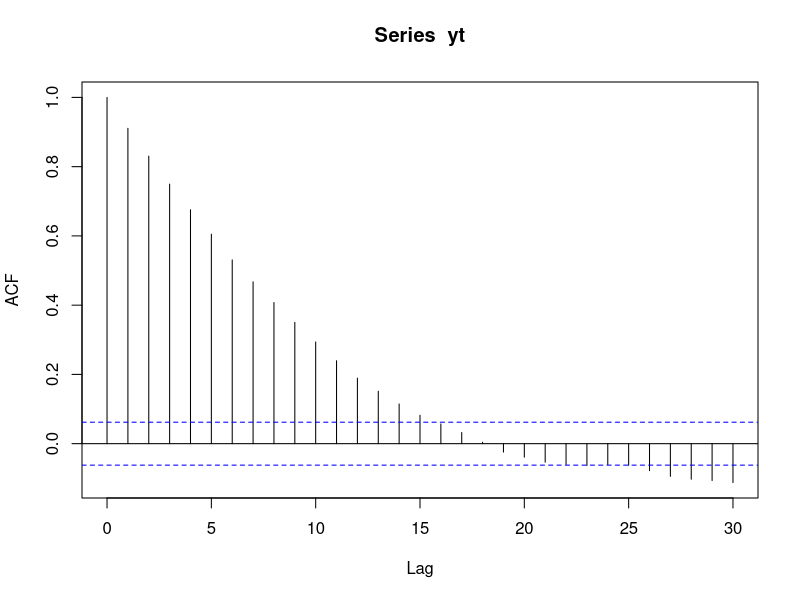
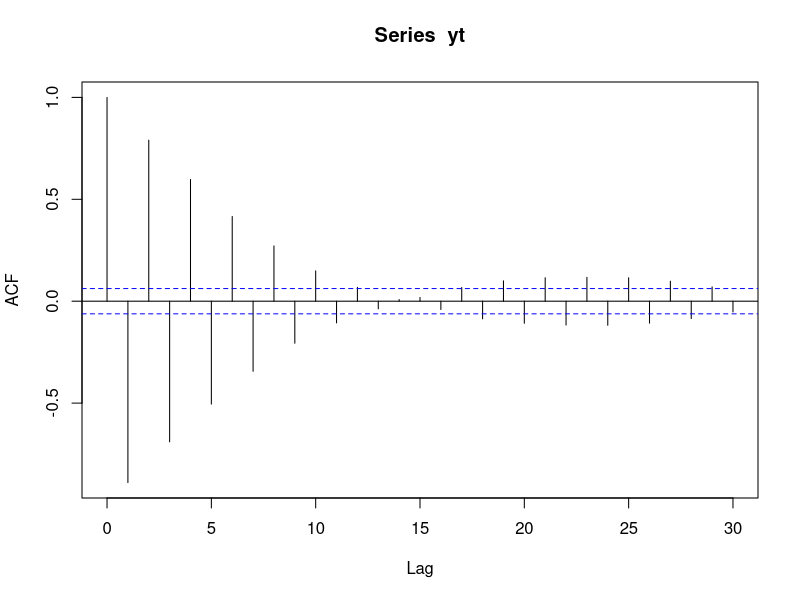
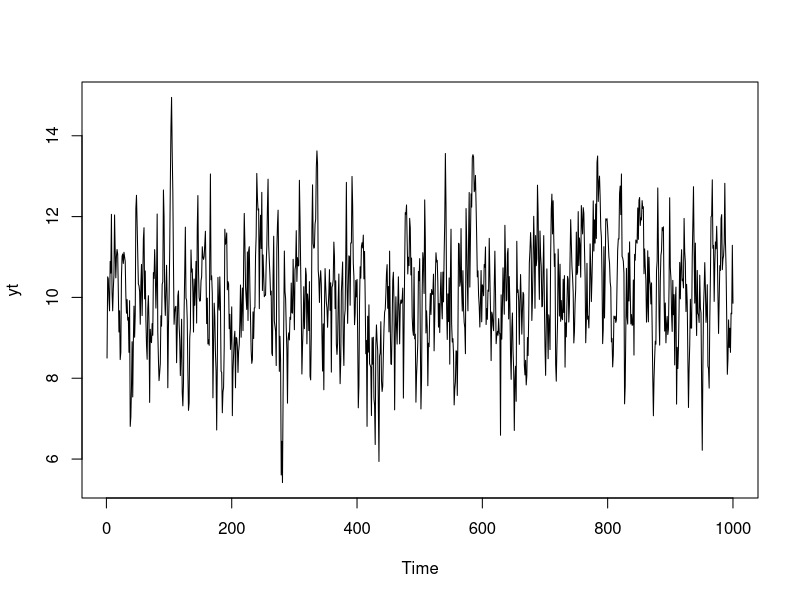
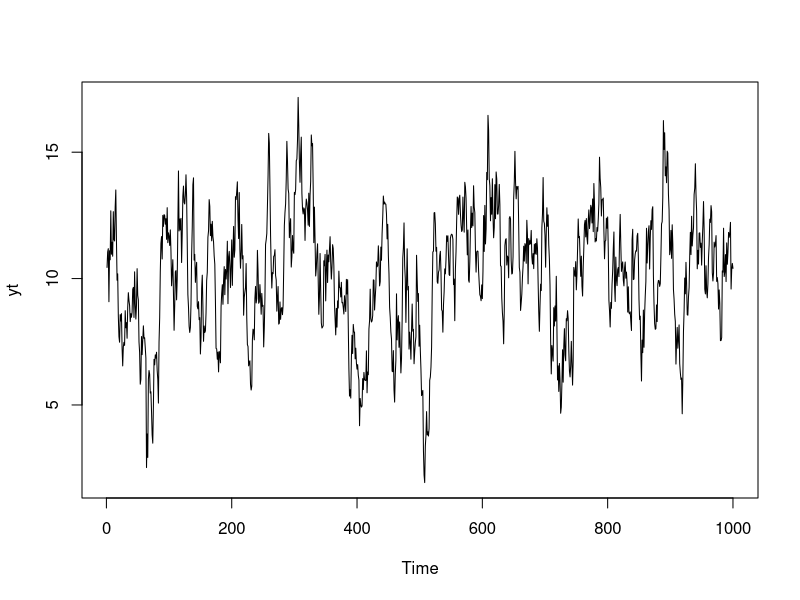
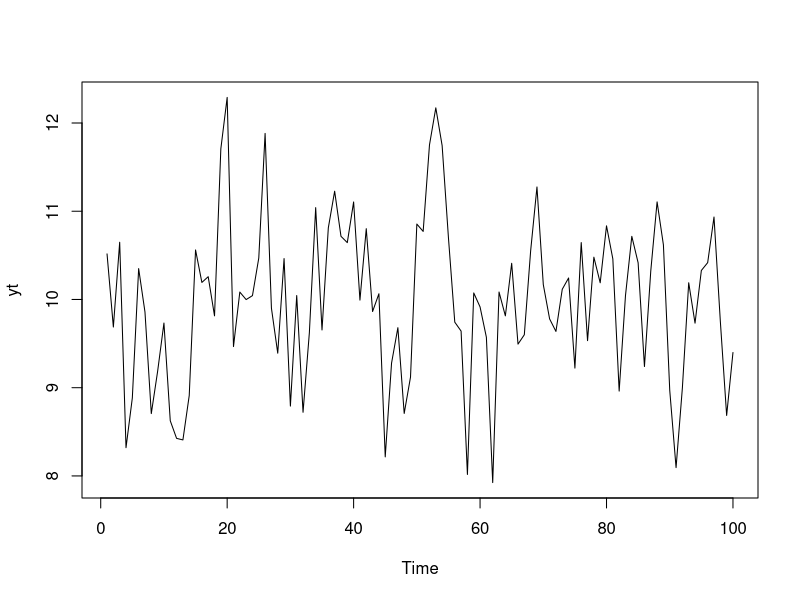
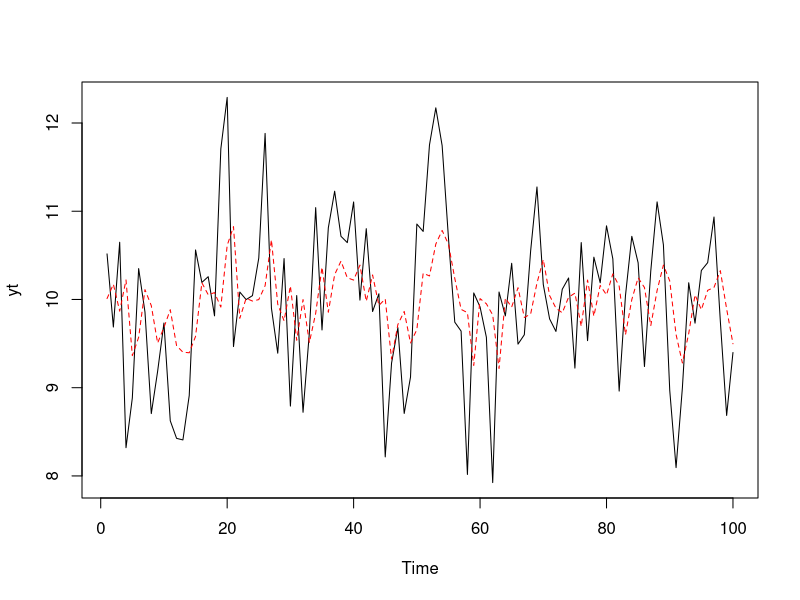
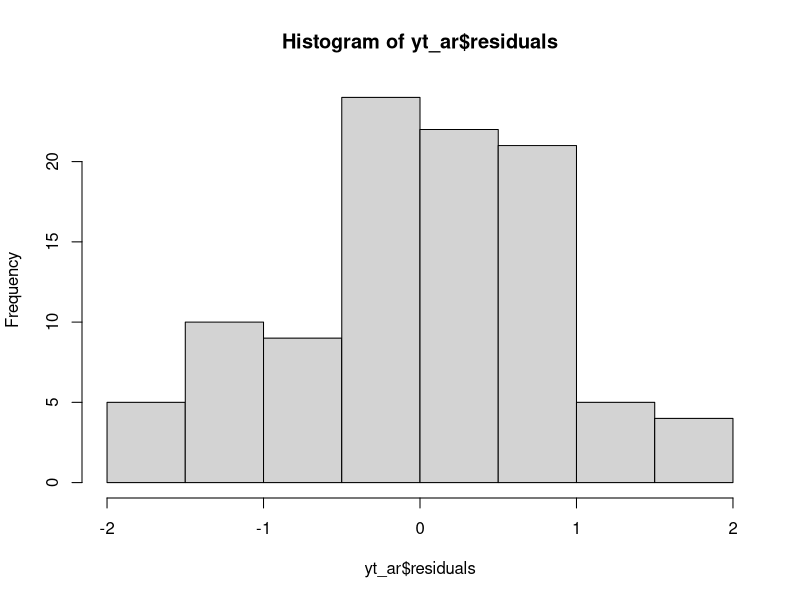
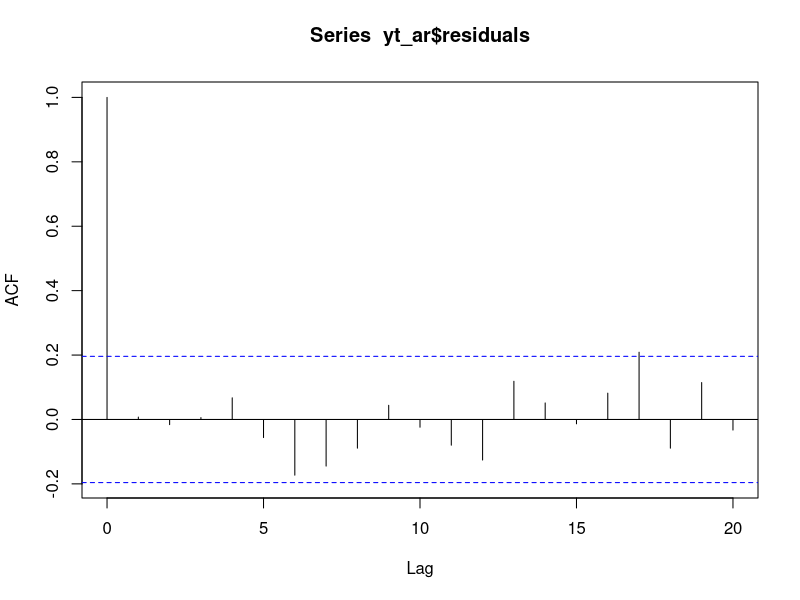

These charts were generated, in order, by the following R code:
## ---- chunk 1
yt <- arima.sim(list(order=c(1,0,0), ar=c(.9)), n=1000)
b0 = 10
yt <- yt + b0
acf(yt)
## ---- chunk 2
yt <- arima.sim(list(order=c(1,0,0), ar=c(-.9)), n=1000)
b0 = 10
yt <- yt + b0
acf(yt)
## ---- chunk 3
#estimate the coefficients of the series
yt <- arima.sim(list(order=c(1,0,0), ar=c(.7)), n=1000)
b0 = 10
yt <- yt + b0
plot(yt)

arima(yt, order = c(1,0,0))

#increase the length of the series
yt <- arima.sim(list(order=c(1,0,0), ar=c(.9)), n=1000)
b0 = 10
yt <- yt + b0
plot(yt)

arima(yt, order = c(1,0,0))
#did not improve accuracy
## ---- chunk 4
library(ggfortify)
library(forecast)

# create an AR(1) series
yt <- arima.sim(list(order=c(1,0,0), ar=c(.2)), n=100)
b0 = 10
yt <- yt + b0
plot(yt)

# estimate the series using AR(1) model
yt_ar  = arima(yt, order = c(1,0,0))

# plot the estimated series and the original series
yt_predicted <- yt - yt_ar$residuals
plot(yt)
points(yt_predicted, type = "l", 
       col = "red", lty = 2)

#histogram of residuals
hist(yt_ar$residuals)

#acf of residuals
acf(yt_ar$residuals)

#forecasting withAR(1)
ts3_forecasts2 <- forecast(yt_ar, h=5)
plot(ts3_forecasts2)
